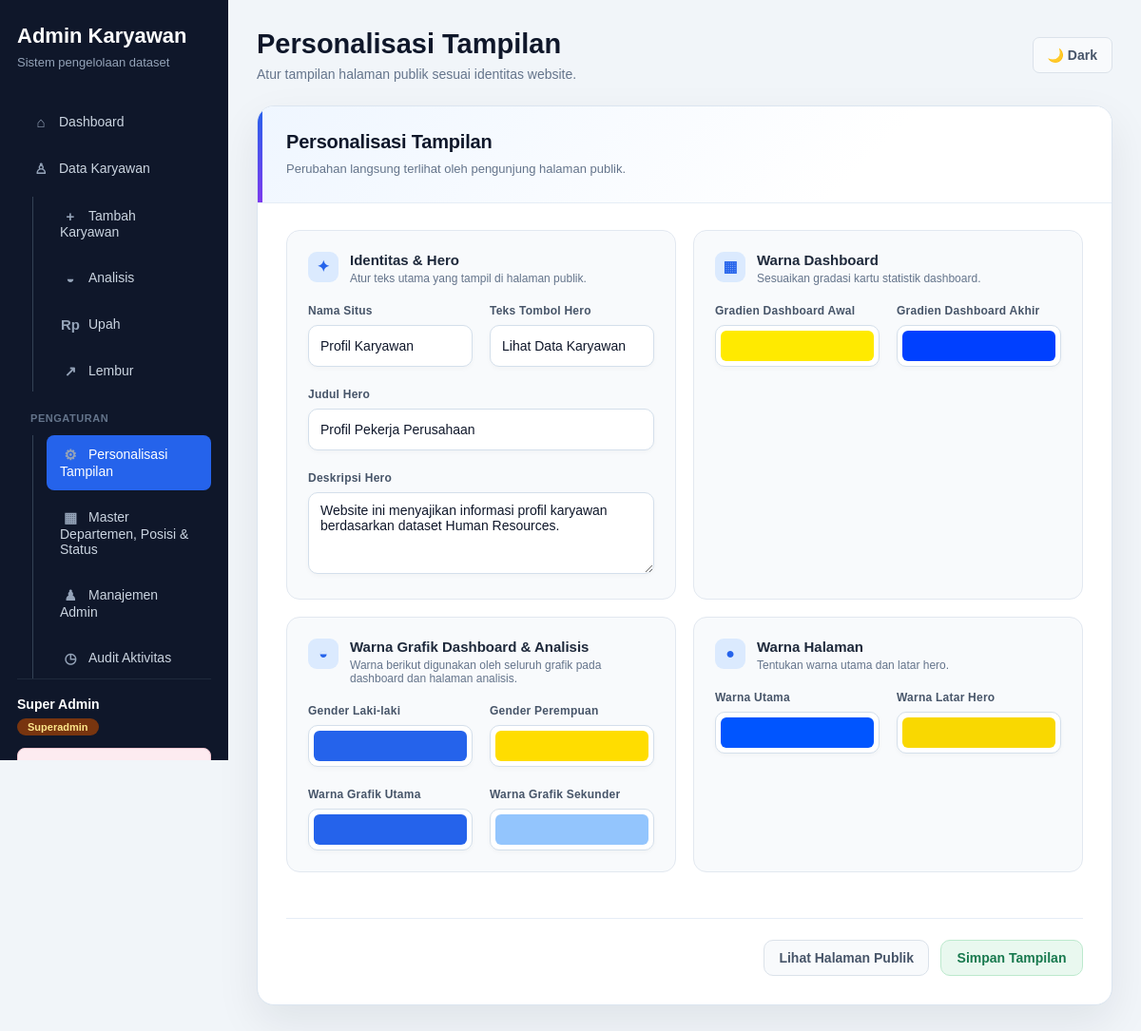
The page /Dashboard/pengaturan-publik.php (signed in) on the database its author committed.
### tables this page shows
CREATE TABLE `pengaturan_publik` (
  `id` tinyint unsigned NOT NULL,
  `nama_situs` varchar(150) NOT NULL DEFAULT 'Profil Karyawan',
  `judul_hero` varchar(255) NOT NULL DEFAULT 'Profil Pekerja Perusahaan',
  `deskripsi_hero` text NOT NULL,
  `teks_tombol` varchar(100) NOT NULL DEFAULT 'Lihat Data Karyawan',
  `warna_utama` char(7) NOT NULL DEFAULT '#2563eb',
  `warna_hero` char(7) NOT NULL DEFAULT '#0f172a',
  `warna_dashboard_awal` char(7) NOT NULL DEFAULT '#1e3a8a',
  `warna_dashboard_akhir` char(7) NOT NULL DEFAULT '#2563eb',
  `warna_pie_laki` char(7) NOT NULL DEFAULT '#2563eb',
  `warna_pie_perempuan` char(7) NOT NULL DEFAULT '#ec4899',
  `warna_bar_awal` char(7) NOT NULL DEFAULT '#2563eb',
  `warna_bar_akhir` char(7) NOT NULL DEFAULT '#93c5fd',
  PRIMARY KEY (`id`)
);

### Dashboard/fungsi/pengaturan-publik.php (called while the page is built, shortened)
<?php
function siapkanPengaturanPublik(mysqli $conn): void
{
    mysqli_query(
        $conn,
        "CREATE TABLE IF NOT EXISTS pengaturan_publik (
            id TINYINT UNSIGNED NOT NULL PRIMARY KEY,
            nama_situs VARCHAR(150) NOT NULL DEFAULT 'Profil Karyawan',
            judul_hero VARCHAR(255) NOT NULL DEFAULT 'Profil Pekerja Perusahaan',
            deskripsi_hero TEXT NOT NULL,
            teks_tombol VARCHAR(100) NOT NULL DEFAULT 'Lihat Data Karyawan',
            warna_utama CHAR(7) NOT NULL DEFAULT '#2563eb',
            warna_hero CHAR(7) NOT NULL DEFAULT '#0f172a'
        ) ENGINE=InnoDB DEFAULT CHARSET=utf8mb4"
    );
    foreach (["warna_dashboard_awal" => "CHAR(7) NOT NULL DEFAULT '#1e3a8a'", "warna_dashboard_akhir" => "CHAR(7) NOT NULL DEFAULT '#2563eb'", "warna_pie_laki" => "CHAR(7) NOT NULL DEFAULT '#2563eb'", "warna_pie_perempuan" => "CHAR(7) NOT NULL DEFAULT '#ec4899'", "warna_bar_awal" => "CHAR(7) NOT NULL DEFAULT '#2563eb'", "warna_bar_akhir" => "CHAR(7) NOT NULL DEFAULT '#93c5fd'"] as $kolom => $tipe) {
        $cek = mysqli_query($conn, "SHOW COLUMNS FROM pengaturan_publik LIKE '$kolom'");
    }
}
function ambilPengaturanPublik(mysqli $conn): array
{
    siapkanPengaturanPublik($conn);
    $hasil = mysqli_query(
        $conn,
        "SELECT * FROM pengaturan_publik WHERE id = 1 LIMIT 1"
    );
    return $hasil ? (mysqli_fetch_assoc($hasil) ?: []) : [];
}

### Dashboard/pengaturan-publik.php (the view, shortened to what this page needs)
<?php
require __DIR__ . "/koneksi.php";
require_once __DIR__ . "/fungsi/pengaturan-publik.php";
$data = ambilPengaturanPublik($conn);
require __DIR__ . "/partials/atas.php";
?>
    <section class="form-card">
        <div class="form-card-header">
            <h2>Personalisasi Tampilan</h2>
            <p>Perubahan langsung terlihat oleh pengunjung halaman publik.</p>
        </div>
        <div class="form-body">
            <form method="POST">
                <section class="settings-section-card">
                    <div class="settings-section-heading"><span class="settings-section-icon">✦</span><div><h3>Identitas &amp; Hero</h3><p>Atur teks utama yang tampil di halaman publik.</p></div></div>
                    <div class="form-grid">
                    <div class="form-group">
                        <label for="nama_situs">Nama Situs</label>
                        <input
                            id="nama_situs"
                            name="nama_situs"
                            value="<?= htmlspecialchars($data["nama_situs"] ?? "Profil Karyawan"); ?>"
                            required
                        >
                    </div>
                    <div class="form-group">
                        <label for="teks_tombol">Teks Tombol Hero</label>
                        <input
                            id="teks_tombol"
                            name="teks_tombol"
                            value="<?= htmlspecialchars($data["teks_tombol"] ?? "Lihat Data Karyawan"); ?>"
                            required
                        >
                    </div>
                    <div class="form-group full-width">
                        <label for="judul_hero">Judul Hero</label>
                        <input
                            id="judul_hero"
                            name="judul_hero"
                            value="<?= htmlspecialchars($data["judul_hero"] ?? "Profil Pekerja Perusahaan"); ?>"
                            required
                        >
                    </div>
                    <div class="form-group full-width">
                        <label for="deskripsi_hero">Deskripsi Hero</label>
                        <textarea id="deskripsi_hero" name="deskripsi_hero" rows="4" required><?= htmlspecialchars($data["deskripsi_hero"] ?? ""); ?></textarea>
                    </div>
                    </div>
                </section>
                <section class="settings-section-card">
                    <div class="settings-section-heading"><span class="settings-section-icon">▦</span><div><h3>Warna Dashboard</h3><p>Sesuaikan gradasi kartu statistik dashboard.</p></div></div>
                    <div class="form-grid">
                        <div class="form-group"><label for="warna_dashboard_awal">Gradien Dashboard Awal</label><input id="warna_dashboard_awal" type="color" name="warna_dashboard_awal" value="<?= htmlspecialchars($data["warna_dashboard_awal"] ?? "#1e3a8a"); ?>"></div>
                        <div class="form-group"><label for="warna_dashboard_akhir">Gradien Dashboard Akhir</label><input id="warna_dashboard_akhir" type="color" name="warna_dashboard_akhir" value="<?= htmlspecialchars($data["warna_dashboard_akhir"] ?? "#2563eb"); ?>"></div>
                    </div>
                </section>
                <section class="settings-section-card">
                    <div class="settings-section-heading"><span class="settings-section-icon">◒</span><div><h3>Warna Grafik Dashboard &amp; Analisis</h3><p>Warna berikut digunakan oleh seluruh grafik pada dashboard dan halaman analisis.</p></div></div>
                    <div class="form-grid">
                        <div class="form-group"><label for="warna_pie_laki">Gender Laki-laki</label><input id="warna_pie_laki" type="color" name="warna_pie_laki" value="<?= htmlspecialchars($data["warna_pie_laki"] ?? "#2563eb"); ?>"></div>
                        <div class="form-group"><label for="warna_pie_perempuan">Gender Perempuan</label><input id="warna_pie_perempuan" type="color" name="warna_pie_perempuan" value="<?= htmlspecialchars($data["warna_pie_perempuan"] ?? "#ec4899"); ?>"></div>
                        <div class="form-group"><label for="warna_bar_awal">Warna Grafik Utama</label><input id="warna_bar_awal" type="color" name="warna_bar_awal" value="<?= htmlspecialchars($data["warna_bar_awal"] ?? "#2563eb"); ?>"></div>
                        <div class="form-group"><label for="warna_bar_akhir">Warna Grafik Sekunder</label><input id="warna_bar_akhir" type="color" name="warna_bar_akhir" value="<?= htmlspecialchars($data["warna_bar_akhir"] ?? "#93c5fd"); ?>"></div>
                    </div>
                </section>
                <section class="settings-section-card">
                    <div class="settings-section-heading"><span class="settings-section-icon">●</span><div><h3>Warna Halaman</h3><p>Tentukan warna utama dan latar hero.</p></div></div>
                    <div class="form-grid">
                        <div class="form-group"><label for="warna_utama">Warna Utama</label><input id="warna_utama" type="color" name="warna_utama" value="<?= htmlspecialchars($data["warna_utama"] ?? "#2563eb"); ?>"></div>
                        <div class="form-group"><label for="warna_hero">Warna Latar Hero</label><input id="warna_hero" type="color" name="warna_hero" value="<?= htmlspecialchars($data["warna_hero"] ?? "#0f172a"); ?>"></div>
                    </div>
                </section>
                <div class="form-actions">
                    <a href="<?= htmlspecialchars(URL_DASAR); ?>../index.php" class="btn btn-secondary">
                        Lihat Halaman Publik
                    </a>
                    <button class="btn btn-success" type="submit">Simpan Tampilan</button>
                </div>
            </form>
        </div>
    </section>
<?php
require __DIR__ . "/partials/bawah.php";

### style/admin-settings.css (style rules this page uses)
.master-data-page .chart-card, .master-data-page .form-card, .master-data-page .data-card, .pengguna-page .chart-card, .pengguna-page .form-card, .pengguna-page .data-card, .audit-page .chart-card, .audit-page .form-card, .audit-page .data-card, .pengaturan-publik-page .chart-card, .pengaturan-publik-page .form-card, .pengaturan-publik-page .data-card { width: 100%; }
.pengaturan-publik-page .form-card { width: min(100%, 1380px); max-width: 1380px; margin-right: auto; margin-left: auto; overflow: hidden; border: 1px solid #dbe5f0; border-radius: 18px; box-shadow: 0 18px 45px rgba(15, 23, 42, .08); }
.pengaturan-publik-page .form-card-header { position: relative; padding: 26px 30px 24px; background: linear-gradient(135deg, #eff6ff 0%, #ffffff 70%); border-bottom: 1px solid #e5edf6; }
.pengaturan-publik-page .form-card-header::before { position: absolute; top: 0; left: 0; width: 5px; height: 100%; content: ""; background: linear-gradient(180deg, #2563eb, #7c3aed); }
.pengaturan-publik-page .form-card-header h2 { margin-bottom: 7px; font-size: 20px; letter-spacing: -.01em; }
.pengaturan-publik-page .form-body { padding: 28px 30px 30px; }
.pengaturan-publik-page .form-grid { gap: 22px 18px; }
.pengaturan-publik-page form { display: grid; grid-template-columns: repeat(2, minmax(0, 1fr)); gap: 18px; }
.pengaturan-publik-page .settings-section-card { margin: 0; padding: 22px; border: 1px solid #e2e8f0; border-radius: 14px; background: #f8fafc; }
.pengaturan-publik-page .form-actions { grid-column: 1 / -1; }
.pengaturan-publik-page .settings-section-heading { display: flex; align-items: flex-start; gap: 12px; margin-bottom: 20px; }
.pengaturan-publik-page .settings-section-heading h3 { margin: 0 0 4px; color: #1e293b; font-size: 15px; }
.pengaturan-publik-page .settings-section-heading p { margin: 0; color: #64748b; font-size: 12px; }
.pengaturan-publik-page .settings-section-icon { display: grid; flex: 0 0 32px; width: 32px; height: 32px; place-items: center; border-radius: 9px; color: #2563eb; background: #dbeafe; font-weight: 800; }
.pengaturan-publik-page .form-group { gap: 8px; }
.pengaturan-publik-page .form-group label { font-size: 12px; font-weight: 800; letter-spacing: .02em; color: #475569; }
.pengaturan-publik-page .form-group input:not([type="color"]), .pengaturan-publik-page .form-group textarea { border-radius: 10px; border-color: #d4dfeb; box-shadow: 0 2px 5px rgba(15, 23, 42, .03); }
.pengaturan-publik-page .form-group input[type="color"] { width: 100%; height: 44px; padding: 5px; border: 1px solid #d4dfeb; border-radius: 10px; background: #ffffff; cursor: pointer; box-shadow: 0 2px 5px rgba(15, 23, 42, .03); }
.pengaturan-publik-page .form-actions { align-items: center; justify-content: flex-end; gap: 12px; margin-top: 30px; padding-top: 22px; border-top: 1px solid #e5edf6; }
.pengaturan-publik-page .form-actions .btn { min-width: 150px; border-radius: 10px; }

### rows shown on the page
pengaturan_publik: nama_situs "Profil Karyawan", teks_tombol "Lihat Data Karyawan", judul_hero "Profil Pekerja Perusahaan", deskripsi_hero "Website ini menyajikan informasi profil karyawan berdasarkan dataset Human Resources.", warna_dashboard_awal "#ffea00", warna_dashboard_akhir "#0040ff", warna_pie_laki "#2563eb", warna_pie_perempuan "#ffdd00", warna_bar_awal "#2563eb", warna_bar_akhir "#93c5fd", warna_utama "#0055ff", warna_hero "#f9d801"

### other values the page prints
namaPengguna() "Super Admin"
rolePengguna() "Superadmin"
$judulHalaman "Personalisasi Tampilan"
$subjudulHalaman "Atur tampilan halaman publik sesuai identitas website."
